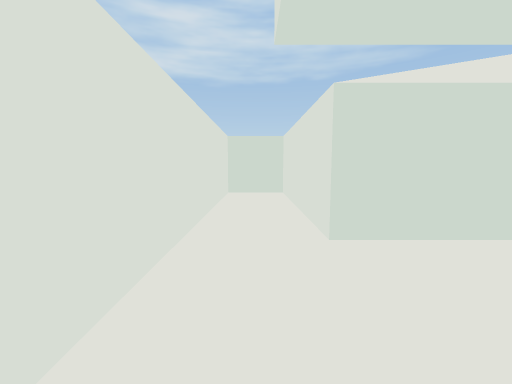
View 1 (above)

12 first-person views from a walk through a Unity game level. The camera is 1.4 m above the floor, tilts 6° down and sees 90° across. The floor is counted in squares, 1 m on a side. Each view is taken from the middle of a square. On the plan, view 1 faces up. The plan holds only what a view shows up to about 13 squares ahead; the rest is blank. The place goes on beyond the plan. Some animated figures are left out. Door leaves are left out, so doorways stand open.

View 2
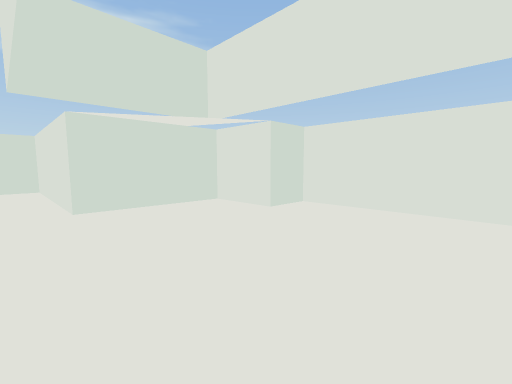

View 3
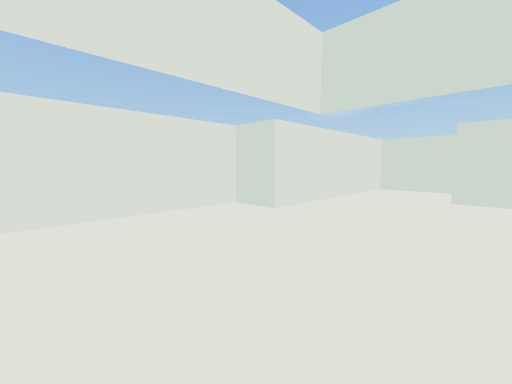

View 4
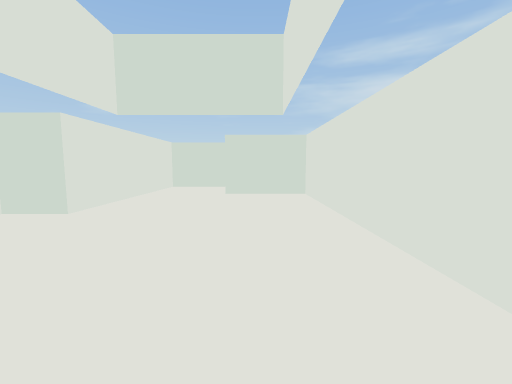

View 5
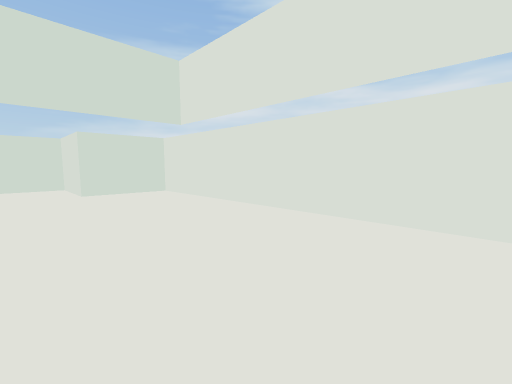

View 6
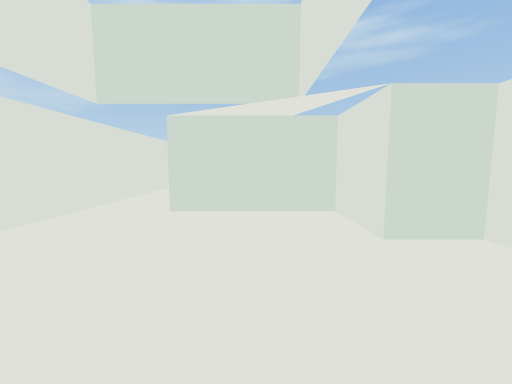

View 7
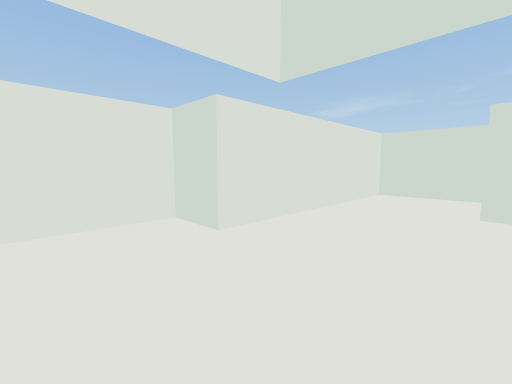

View 8
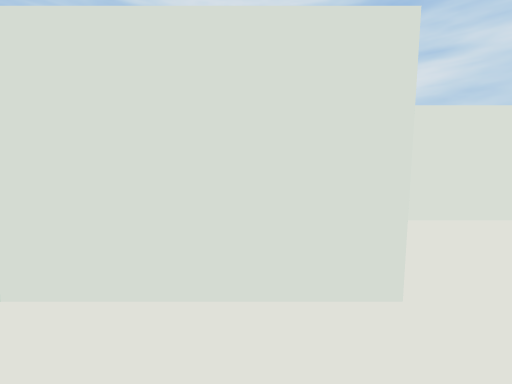

View 9
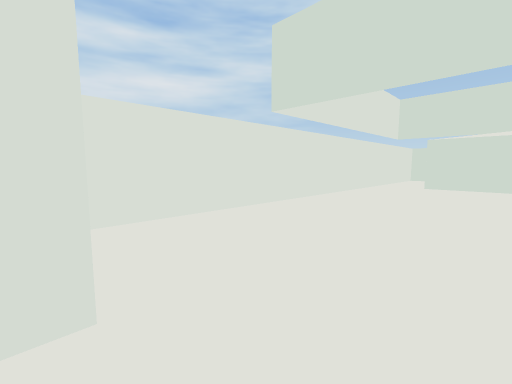

View 10
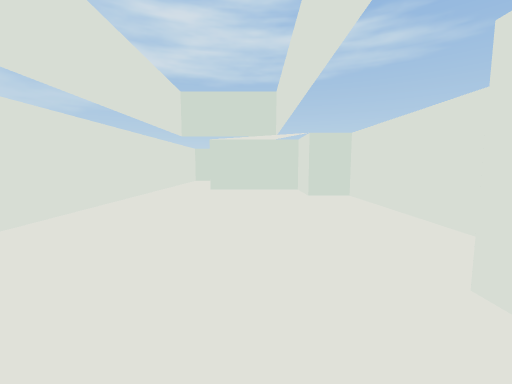

View 11
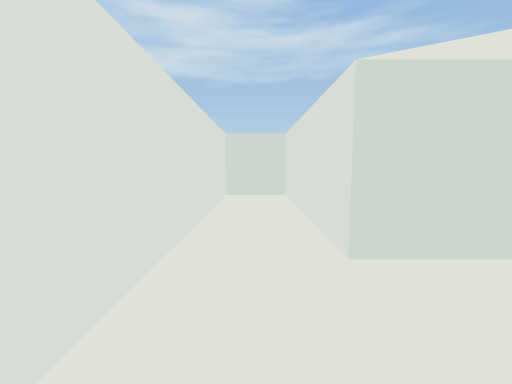

View 12
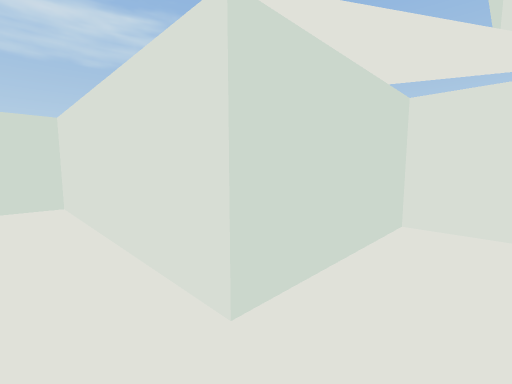

### Floor plan
Points are (right, up) in squares from view 1. A wall is a line through its corners. A room is listed if a view was taken in it or the views show most of it. See-through windows are left out.
Room 1 (views 1, 2, 3, 4, 5, 6, 7, 8, 9, 10, 11, 12)
walls: (-1.4, 11.5) (-1.4, -12.5) (2.5, -12.5) (2.5, -16.6) (6.4, -16.6) (6.4, -7.3) (8.3, -7.3) (8.3, 1.7) (6.4, 1.7) (6.4, 4.7) (1.4, 4.7) (1.4, 13) (-1.4, 13) (-1.4, 11.6)

Where each view was taken, in squares from view 1:
view 1: 0 up, 0 right, facing up
view 2: 4 down, 0 right, facing up-right
view 3: 1 down, 1 right, facing down-right
view 4: 0 up, 1 right, facing down
view 5: 1 up, 5 right, facing down-left
view 6: 3 down, 4 right, facing up
view 7: 4 down, 2 right, facing down-right
view 8: 14 down, 5 right, facing left
view 9: 13 down, 5 right, facing up-left
view 10: 10 down, 4 right, facing up
view 11: 1 up, 0 right, facing up
view 12: 3 up, 0 right, facing up-right
